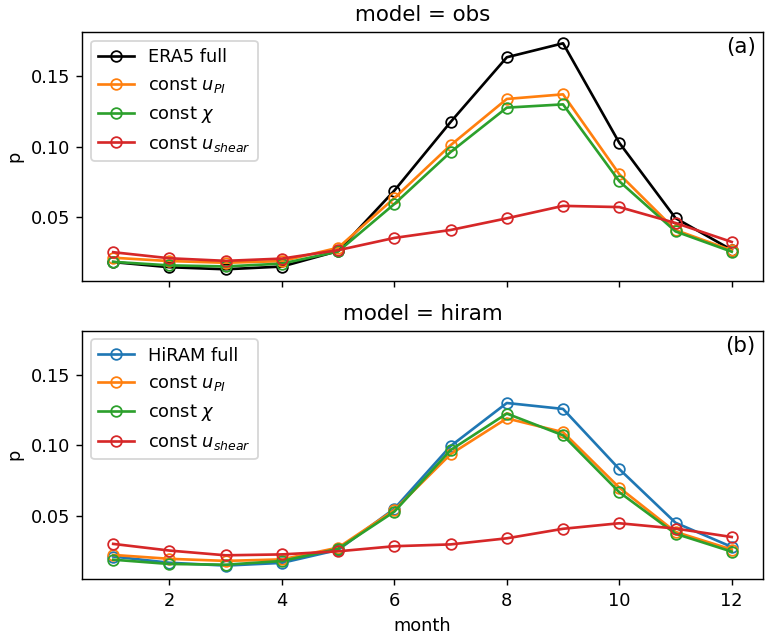

Here is the Python script that generated this plot:
#!/usr/bin/env python
# Wenchang Yang (wenchang@princeton.edu)
# Wed May 27 15:19:27 EDT 2020
if __name__ == '__main__':
    from misc.timer import Timer
    tt = Timer(f'start {__file__}')
import sys, os.path, os, glob
import xarray as xr, numpy as np, pandas as pd
#import matplotlib.pyplot as plt
#more imports
#from IBTrACS.data_ntc_cycle import get_cycle as get_cycle_ibtracs
#from amipHadISST.data_ntc_cycle import get_cycle as get_cycle_amipHadISST
#
if __name__ == '__main__':
    tt.check('end import')
#
#start from here
basin = 'NA'
years = slice('1980', '2018')
dfile = __file__.replace('.py', f'.{basin}.nc')
if os.path.exists(dfile):
    ds = xr.open_dataset(dfile)
    print('[loaded]:', dfile)
else:
    #from ERA5.data_pTang_cycle import get_cycle as get_cycle_pTang_era5
    #from amipHadISST.data_pTang_cycle import get_cycle as get_cycle_pTang_amipHadISST
    from ERA5.data_pTang_partial_cycle import get_cycle as get_cycle_pTangs_era5
    from amipHadISST.data_pTang_partial_cycle import get_cycle as get_cycle_pTangs_amipHadISST
    das = {v:get_cycle_pTangs_era5(basin=basin, years=years, fixterm=v)['mclim'] for v in [None, 'Vshear', 'chi', 'PI']}
    ds_obs = xr.Dataset(das).rename({None: 'nonefixed'})
    das = {v:get_cycle_pTangs_amipHadISST(basin=basin, years=years, fixterm=v)['mclim'] for v in [None, 'Vshear', 'chi', 'PI']}
    ds_hiram = xr.Dataset(das).rename({None: 'nonefixed'})
    ds = xr.concat([ds_obs, ds_hiram], dim=pd.Index(['obs', 'hiram'], name='model'))
    ds.to_netcdf(dfile)
    print('[saved]:', dfile)

if __name__ == '__main__':
    from wyconfig import * #my plot settings
    plt.close()
    #figname = __file__.replace('.py', f'_{tt.today()}.png')
    figsize = (6,5)
    fs = 'none'#fillstyle
    fig, axes = plt.subplots(2, 1, figsize=figsize, sharex=True, sharey=True)

    ax = axes[0]
    ds_ = ds.sel(model='obs')
    ds_['nonefixed'].plot(label='ERA5 full', color='k', marker='o', ax=ax, fillstyle=fs)
    ds_['PI'].plot(label='const $u_{PI}$', color='C1', marker='o', ax=ax, fillstyle=fs)
    ds_['chi'].plot(label='const $\chi$', color='C2', marker='o', ax=ax, fillstyle=fs)
    ds_['Vshear'].plot(label='const $u_{shear}$', color='C3', marker='o', ax=ax, fillstyle=fs)

    ax.legend()
    #ax.yaxis.tick_right()
    #ax.yaxis.set_label_position("right")
    ax.set_xlabel('')
    ax.set_ylabel('p')
    #ax.set_ylim(ax_right.get_ylim())
    ax.text(1-0.01, 1-0.02, '(a)', ha='right', va='top', transform=ax.transAxes, fontsize='large')

    ax = axes[1]
    ds_ = ds.sel(model='hiram')
    ds_['nonefixed'].plot(label='HiRAM full', color='C0', marker='o', ax=ax, fillstyle=fs)
    ds_['PI'].plot(label='const $u_{PI}$', color='C1', marker='o', ax=ax, fillstyle=fs)
    ds_['chi'].plot(label='const $\chi$', color='C2', marker='o', ax=ax, fillstyle=fs)
    ds_['Vshear'].plot(label='const $u_{shear}$', color='C3', marker='o', ax=ax, fillstyle=fs)

    ax.legend()
    #ax.yaxis.tick_right()
    #ax.yaxis.set_label_position("right")
    ax.set_xlabel('month')
    ax.set_ylabel('p')
    #ax.set_ylim(ax_right.get_ylim())
    ax.text(1-0.01, 1-0.02, '(b)', ha='right', va='top', transform=ax.transAxes, fontsize='large')

    figname = __file__.replace('.py', '.png')
    if len(sys.argv) > 1 and sys.argv[1] == 'savefig':
        wysavefig(figname)
    tt.check(f'**Done**')
    plt.show()
    
